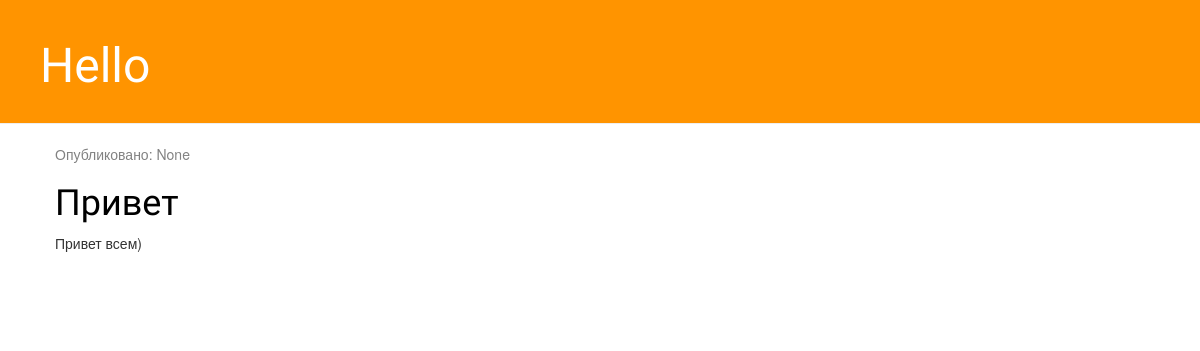
Before: / with the older database file.
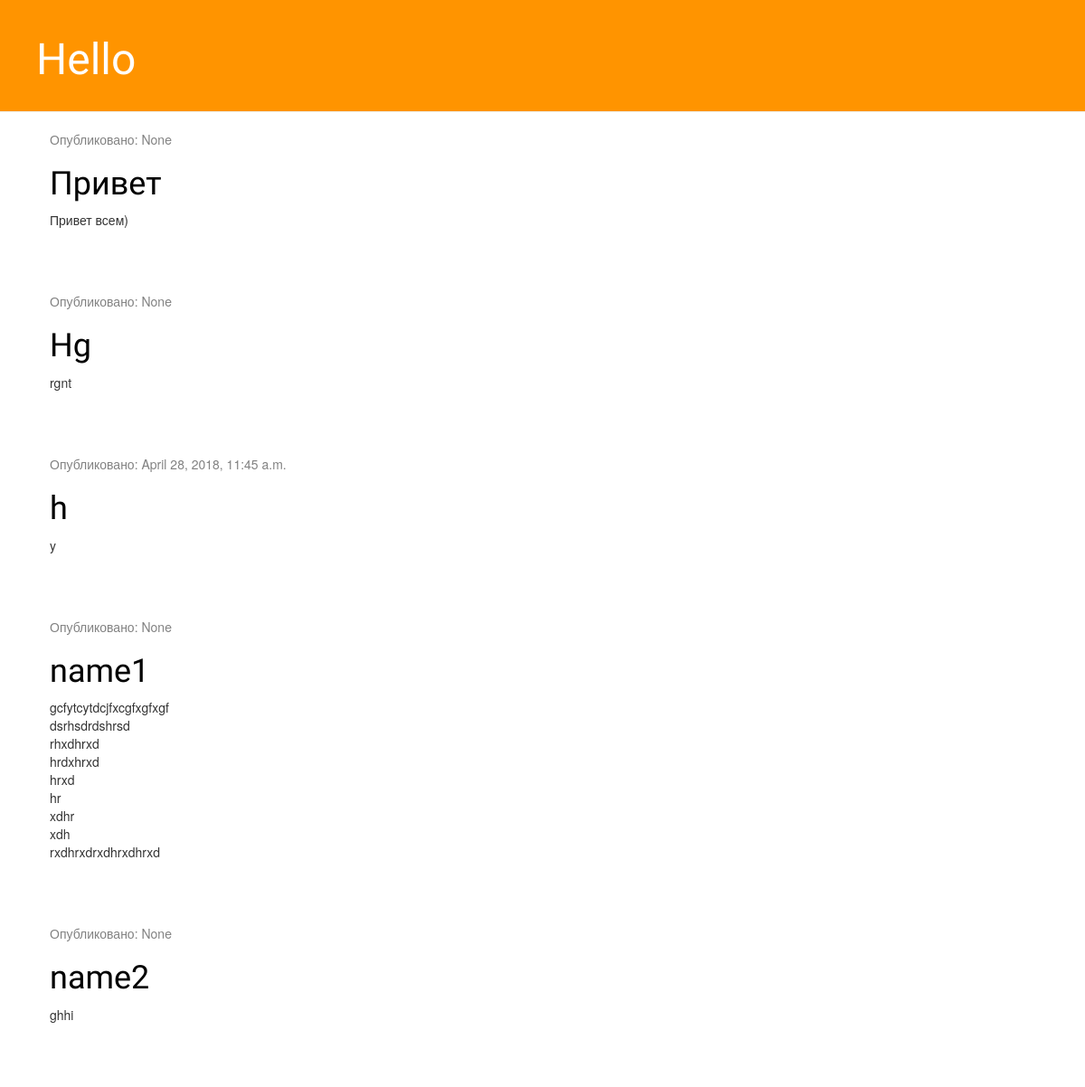
After: the same page with the newer database file.
### app/models.py (models this page shows, shortened)
class Post(models.Model):
    author = models.ForeignKey('auth.User', on_delete=models.CASCADE)
    title = models.CharField(max_length=200)
    text = models.TextField()
    created_date = models.DateTimeField(
            default=timezone.now)
    published_date = models.DateTimeField(
            blank=True, null=True)

### app/views.py (the view)
# urls.py: url(r'^$', views.post_list, name='post_list'),
def post_list(request):
    posts = Post.objects.filter(created_date__lte=timezone.now())
    return render(request, 'app/post_list.html',{"posts": posts} )

### app/templates/app/post_list.html
{% extends 'app/base.html' %}
{% block content %}
   {% for post in posts %}
                <div class="post">
                    <div class="date">
                        <p>Опубликовано: {{ post.published_date }}</p>
                    </div>
                    <h1><a href="{% url 'post_detail' pk=post.pk %}">{{ post.title }}</a></h1>
                    <p>{{ post.text|linebreaksbr }}</p>
                </div>
            {% endfor %}
{% endblock %}

### app/templates/app/base.html (shortened to what this page needs)
{% load static %}
<!DOCTYPE html>
<html lang="en">
<head>
    <link rel="stylesheet" href="//maxcdn.bootstrapcdn.com/bootstrap/3.2.0/css/bootstrap.min.css">
    <link rel="stylesheet" href="//maxcdn.bootstrapcdn.com/bootstrap/3.2.0/css/bootstrap-theme.min.css">
    <link rel="stylesheet" href="{% static 'css/main.css' %}">
</head>
<body>
<div class="page-header">
    <h1>
        <a href="/"> Hello </a>
    </h1>
</div>
<div class="content container">
    <div class="row">
        <div class="col-md-8">
          {% block content %}
            {% endblock %}
        </div>
    </div>
</div>
</body>
</html>

### static/css/main.css (style rules this page uses)
.page-header { background-color: #ff9400; margin-top: 0; padding: 20px 20px 20px 40px; }
.page-header h1, .page-header h1 a, .page-header h1 a:visited, .page-header h1 a:active { color: #ffffff; font-size: 36pt; text-decoration: none; }
.content { margin-left: 40px; }
h1, h2, h3, h4 { font-family: 'Lobster', cursive; }
.date { color: #828282; }
.post { margin-bottom: 70px; }
.post h1 a, .post h1 a:visited { color: #000000; }

Changed rows visible on the page:
added Post: published_date "None", title "Hg", text "rgnt"
added Post: published_date "April 28, 2018, 11:45 a.m.", title "h", text "y"
added Post: published_date "None", title "name1", text "gcfytcytdcjfxcgfxgfxgf dsrhsdrdshrsd rhxdhrxd hrdxhrxd hrxd hr xdhr xdh rxdhrxdrxdhrxdhrxd"
added Post: published_date "None", title "name2", text "ghhi"
